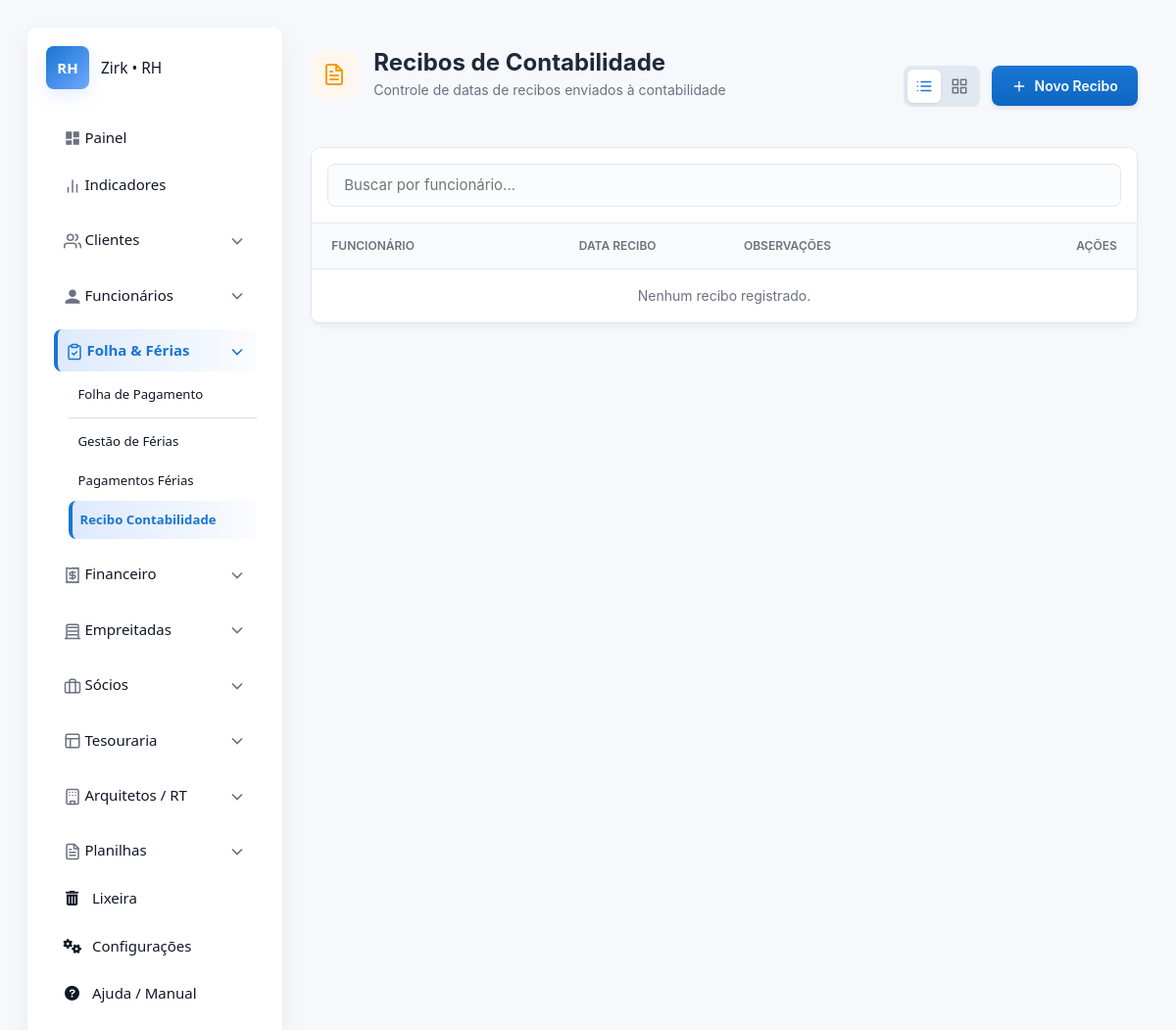
The page /ferias/recibos/ (signed in) on the database as committed earlier.
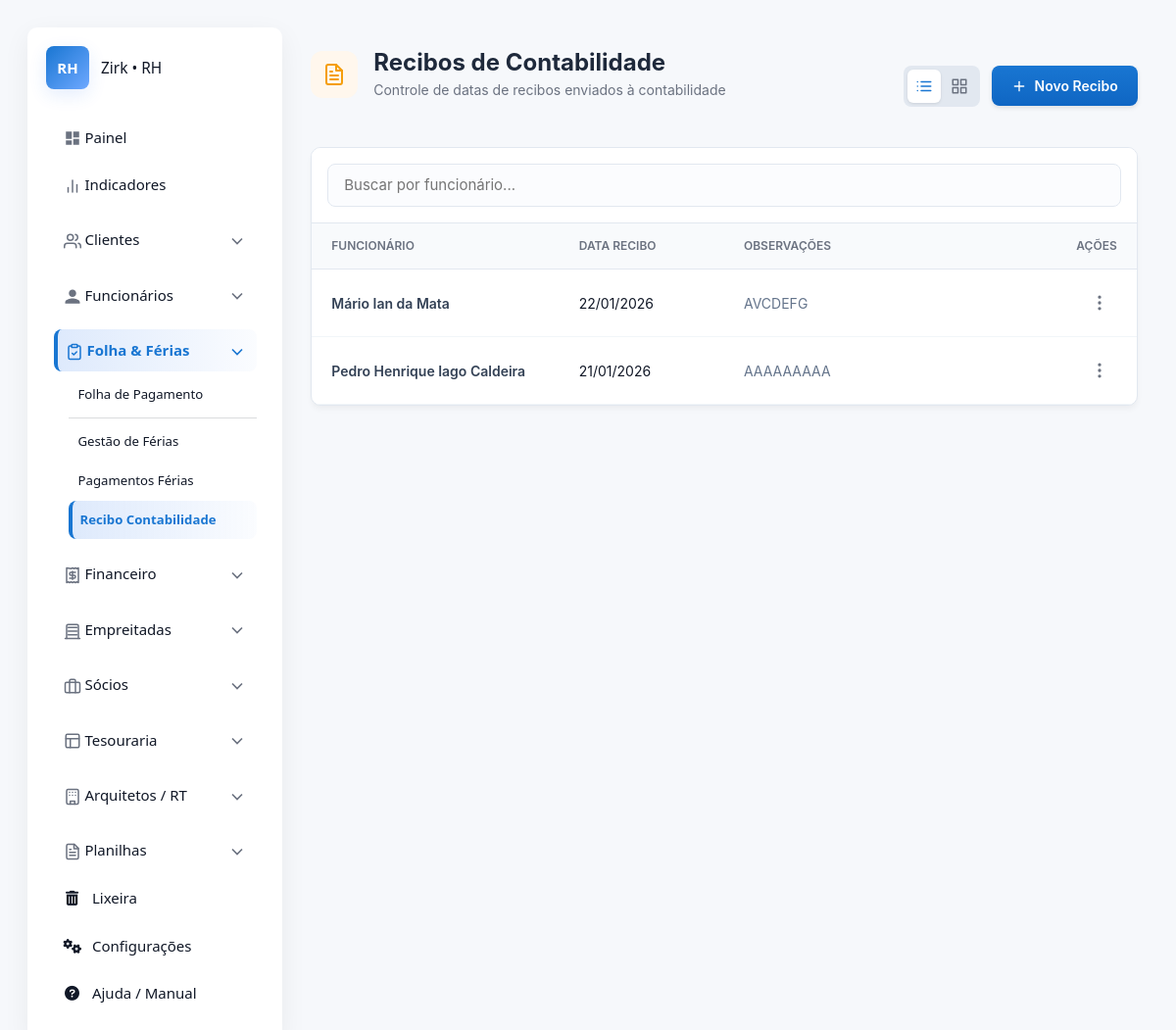
The same page on the database as committed later.
### apps/ferias/models.py (models this page shows, shortened)
class RecibosContabilidade(SoftDeleteMixin):
    funcionario = models.ForeignKey(Funcionario, on_delete=models.CASCADE, related_name='recibo_contabilidade')
    recibo_de_ferias_contabilidade = models.DateField(verbose_name="Data Recibo Contábil", null=True, blank=True)
    observacoes = models.TextField(blank=True, null=True)

### apps/funcionarios/models.py (models this page shows)
class Funcionario(SoftDeleteMixin):
    nome = models.CharField(max_length=200)
    data_nascimento = models.DateField(null=True, blank=True)
    natural_de = models.CharField(max_length=100, blank=True, null=True)
    sexo = models.CharField(
        max_length=1,
        choices=Sexo.choices,
        default=Sexo.OUTRO)
    grau_instrucao = models.IntegerField(choices=GrauInstrucao.choices, null=True, blank=True)
    estado_civil = models.CharField(max_length=3, choices=EstadoCivil.choices, blank=True, null=True)
    conjuge = models.CharField(max_length=200, blank=True, null=True)
    nome_pai = models.CharField(max_length=200, blank=True, null=True)
    nome_mae = models.CharField(max_length=200, blank=True, null=True)
    numero_filhos = models.PositiveIntegerField(default=0)
    def __str__(self):
        return self.nome

### apps/ferias/views.py (the view)
# urls.py: path('recibos/', views.listar_recibos, name='listar_recibos'),
@login_required
def listar_recibos(request):
    recibos = (
        RecibosContabilidade.objects
        .select_related("funcionario")
        .order_by("-recibo_de_ferias_contabilidade")
    )
    form_recibo = RecibosContabilidadeForm()
    return render(request, "core/ferias/listar_recibos.html", {
        "recibos": recibos,
        "form_recibo": form_recibo
    })

### apps/ferias/forms.py
class RecibosContabilidadeForm(forms.ModelForm):
    class Meta:
        model = RecibosContabilidade
        fields = ['funcionario', 'recibo_de_ferias_contabilidade', 'observacoes']
        widgets = {
            'funcionario': forms.Select(attrs={'class': 'form-select'}),
            'recibo_de_ferias_contabilidade': forms.DateInput(attrs={'type': 'date', 'class': 'form-control'}, format='%Y-%m-%d'),
            'observacoes': forms.Textarea(attrs={'class': 'form-control', 'rows': 4}),
        }
        labels = {
            'recibo_de_ferias_contabilidade': 'Data do Recibo (Contábil)',
            'observacoes': 'Observações'
        }

### apps/configuracoes/context_processors.py (called while the page is built)
def configuracoes_globais(request):
    return {}

### apps/configuracoes/mixin.py (called while the page is built)
    def get_queryset(self):
        return super().get_queryset().filter(is_deleted=False)

### apps/ferias/service.py (called while the page is built)
def atualizar_todos_periodos():
    funcionarios = Funcionario.objects.all() # O SoftDeleteMixin já deve filtrar os deletados
    for func in funcionarios:
        if getattr(func, 'is_deleted', False):
            continue
        gerar_novo_periodo_aquisitivo(func)

### templates/core/ferias/listar_recibos.html (shortened to what this page needs)
{% extends "core/base.html" %}
{% load static %}
{% block content %}
<div class="rh-container">
    <div class="top-section">
        <div class="page-header">
            <div class="header-icon">
            </div>
            <div class="header-content">
                <h1>Recibos de Contabilidade</h1>
                <p>Controle de datas de recibos enviados à contabilidade</p>
            </div>
        </div>
        <div class="top-actions">
            <div class="view-switcher">
                <button class="view-btn active" id="btnList" onclick="switchView('list')" title="Visualização em Lista">
                </button>
                <button class="view-btn" id="btnGrid" onclick="switchView('grid')" title="Visualização em Grade">
                </button>
            </div>
            <button onclick="openModal()" class="rh-btn-primary">
                <svg xmlns="http://www.w3.org/2000/svg" width="16" height="16" viewBox="0 0 24 24" fill="none" stroke="currentColor" stroke-width="2" stroke-linecap="round" stroke-linejoin="round"><path d="M12 5v14"/><path d="M5 12h14"/></svg>
                Novo Recibo
            </button>
        </div>
    </div>
    <div class="list-panel">
        <div class="toolbar">
            <input id="searchReceipts" class="rh-search input" type="search" placeholder="Buscar por funcionário..." onkeyup="filterReceipts()" style="width: 100%; padding: 10px 16px; border-radius: 8px; border: 1px solid var(--border);">
        </div>
        <div id="listView" class="table-responsive">
            <table class="rh-table">
                <thead>
                    <tr>
                        <th width="30%">Funcionário</th>
                        <th width="20%">Data Recibo</th>
                        <th width="40%">Observações</th>
                        <th width="10%" style="text-align: right;">Ações</th>
                    </tr>
                </thead>
                <tbody id="tableBody">
                    {% for recibo in recibos %}
                    <tr class="search-item" data-name="{{ recibo.funcionario.nome|lower }}">
                        <td class="col-name" style="font-weight: 600; color: #334155;">{{ recibo.funcionario.nome }}</td>
                        <td>
                            {% if recibo.recibo_de_ferias_contabilidade %}
                                {{ recibo.recibo_de_ferias_contabilidade|date:"d/m/Y" }}
                            {% else %}
                                <span style="color: var(--muted); font-style: italic;">Não informada</span>
                            {% endif %}
                        </td>
                        <td style="color: #64748b;">
                            {{ recibo.observacoes|default:"-"|truncatechars:80 }}
                        </td>
                        <td style="text-align: right;">
                            <div class="action-menu">
                                <button class="dots-btn" onclick="toggleMenu('menu-{{ recibo.pk }}')">
                                    <svg xmlns="http://www.w3.org/2000/svg" width="20" height="20" viewBox="0 0 24 24" fill="none" stroke="currentColor" stroke-width="2" stroke-linecap="round" stroke-linejoin="round"><circle cx="12" cy="12" r="1"/><circle cx="12" cy="5" r="1"/><circle cx="12" cy="19" r="1"/></svg>
                                </button>
                            </div>
                        </td>
                    </tr>
                    {% empty %}
                    <tr>
                        <td colspan="4" class="empty-msg">Nenhum recibo registrado.</td>
                    </tr>
                    {% endfor %}
                </tbody>
            </table>
        </div>
    </div>
</div>
{% endblock %}

Rows that differ between the two databases and show on the page:
added RecibosContabilidade: funcionario.nome "Mário Ian da Mata", recibo_de_ferias_contabilidade "22/01/2026", observacoes "AVCDEFG"
added RecibosContabilidade: funcionario.nome "Pedro Henrique Iago Caldeira", recibo_de_ferias_contabilidade "21/01/2026", observacoes "AAAAAAAAA"
Other text that changed with them:
text no longer shown: "Nenhum recibo registrado."
